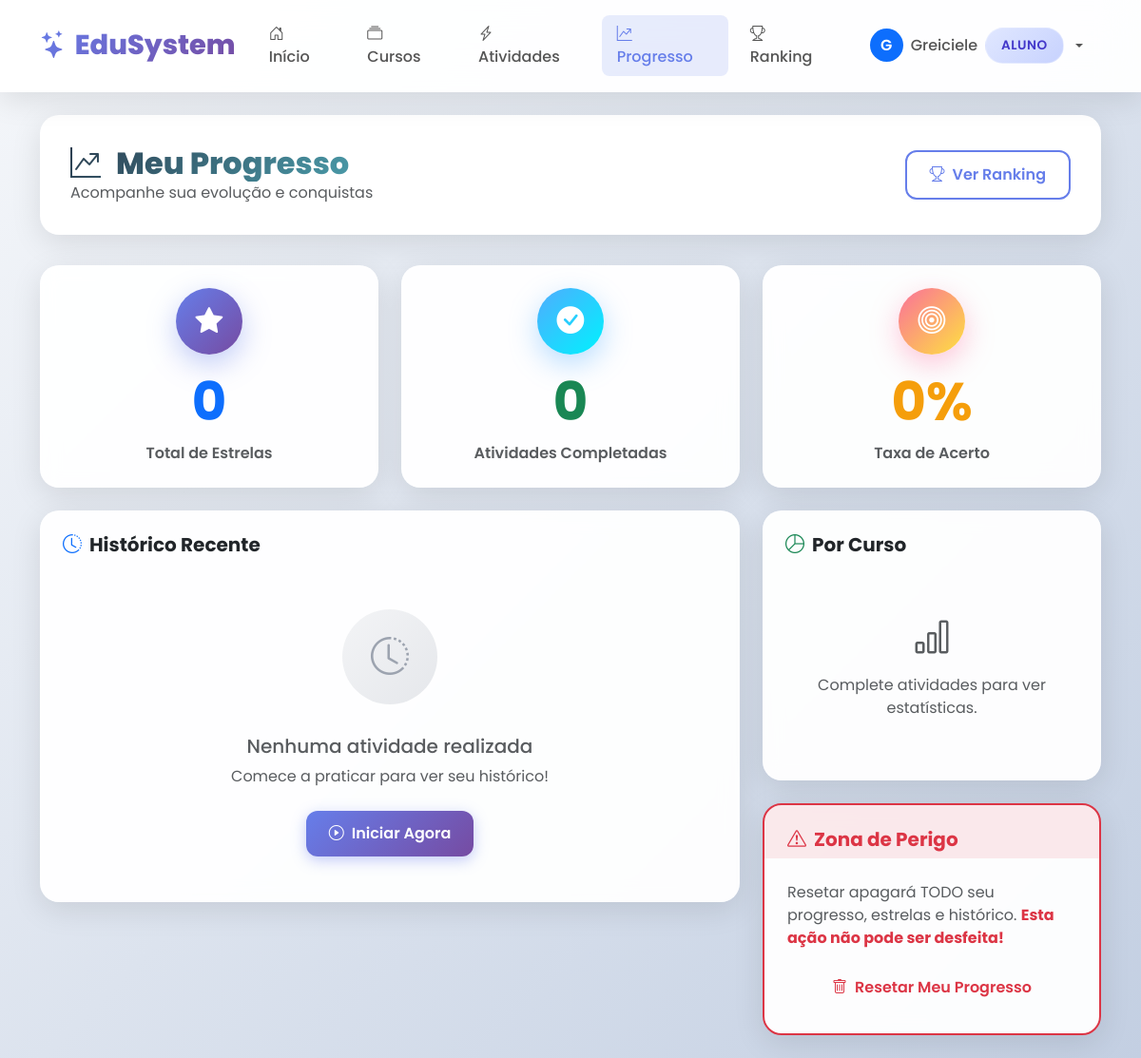
/aluno/progresso (signed in), run on an earlier commit of the app's database.
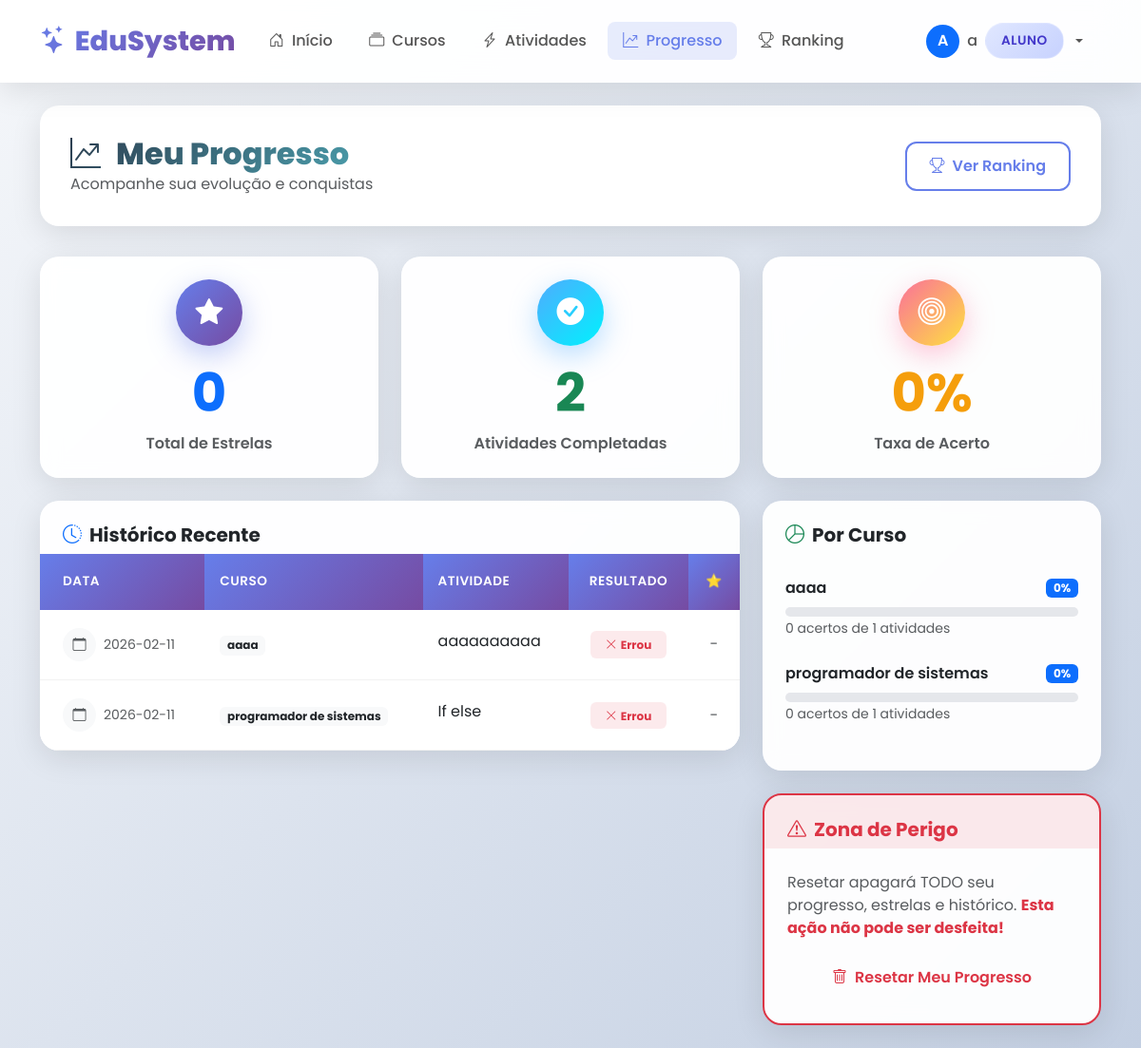
And on a later commit of the database.
### tables this page shows
CREATE TABLE progresso (
            id INTEGER PRIMARY KEY AUTOINCREMENT,
            aluno_id INTEGER NOT NULL,
            atividade_id INTEGER NOT NULL,
            acertou BOOLEAN NOT NULL,
            estrelas_ganhas INTEGER DEFAULT 0,
            data_resposta TIMESTAMP DEFAULT CURRENT_TIMESTAMP,
            FOREIGN KEY (aluno_id) REFERENCES usuarios(id),
            FOREIGN KEY (atividade_id) REFERENCES atividades(id),
            UNIQUE(aluno_id, atividade_id)
        );

CREATE TABLE cursos (
            id INTEGER PRIMARY KEY AUTOINCREMENT,
            nome TEXT UNIQUE NOT NULL,
            descricao TEXT,
            professor_id INTEGER,
            data_criacao TIMESTAMP DEFAULT CURRENT_TIMESTAMP,
            FOREIGN KEY (professor_id) REFERENCES usuarios(id)
        );

CREATE TABLE atividades (
            id INTEGER PRIMARY KEY AUTOINCREMENT,
            curso_id INTEGER NOT NULL,
            tipo TEXT NOT NULL,
            pergunta TEXT NOT NULL,
            opcoes TEXT,
            resposta_correta TEXT NOT NULL,
            dica TEXT,
            professor_id INTEGER,
            data_criacao TIMESTAMP DEFAULT CURRENT_TIMESTAMP,
            FOREIGN KEY (curso_id) REFERENCES cursos(id),
            FOREIGN KEY (professor_id) REFERENCES usuarios(id)
        );

### app.py (the view)
@app.route('/aluno/progresso')
@login_required
@aluno_required
def aluno_progresso():
    conn = conectar()
    cursor = conn.cursor()
    cursor.execute("""
        SELECT COALESCE(SUM(estrelas_ganhas), 0) as total,
               COUNT(*) as total_atividades,
               SUM(CASE WHEN acertou = 1 THEN 1 ELSE 0 END) as acertos
        FROM progresso WHERE aluno_id = ?
    """, (session['user_id'],))
    stats = cursor.fetchone()
    cursor.execute("""
        SELECT p.*, a.pergunta, c.nome as curso_nome
        FROM progresso p
        JOIN atividades a ON p.atividade_id = a.id
        JOIN cursos c ON a.curso_id = c.id
        WHERE p.aluno_id = ?
        ORDER BY p.data_resposta DESC
        LIMIT 10
    """, (session['user_id'],))
    historico = cursor.fetchall()
    cursor.execute("""
        SELECT c.nome,
               COUNT(p.id) as total,
               SUM(CASE WHEN p.acertou = 1 THEN 1 ELSE 0 END) as acertos,
               ROUND(100.0 * SUM(CASE WHEN p.acertou = 1 THEN 1 ELSE 0 END) / COUNT(p.id), 1) as media
        FROM cursos c
        JOIN atividades a ON c.id = a.curso_id
        LEFT JOIN progresso p ON a.id = p.atividade_id AND p.aluno_id = ?
        GROUP BY c.id
        HAVING COUNT(p.id) > 0
    """, (session['user_id'],))
    por_curso = cursor.fetchall()
    conn.close()
    return render_template('aluno/progresso.html',
                         stats=stats,
                         historico=historico,
                         por_curso=por_curso)

### app.py (called while the page is built)
def conectar():
    conn = sqlite3.connect(DB_NAME)
    conn.row_factory = sqlite3.Row
    return conn

def login_required(f):
    @wraps(f)
    def decorated_function(*args, **kwargs):
        if 'user_id' not in session:
            return redirect(url_for('login'))
        return f(*args, **kwargs)
    return decorated_function

def aluno_required(f):
    @wraps(f)
    def decorated_function(*args, **kwargs):
        if session.get('tipo') != 'aluno':
            flash('Acesso restrito a alunos!', 'danger')
            return redirect(url_for('dashboard'))
        return f(*args, **kwargs)
    return decorated_function

### templates/aluno/progresso.html (shortened to what the changed rows need)
{% extends "base.html" %}
{% block content %}
<div class="page-header">
    <div>
        <h1 class="page-title"><i class="bi bi-graph-up-arrow me-3"></i>Meu Progresso</h1>
    </div>
</div>
<div class="row g-4 mb-4">
    <div class="col-md-4">
        <div class="card stat-card text-center border-0 h-100">
            <div class="card-body p-4">
                <h2 class="display-4 fw-bold text-primary mb-2">{{ stats.total or 0 }}</h2>
            </div>
        </div>
    </div>
    <div class="col-md-4">
        <div class="card stat-card text-center border-0 h-100">
            <div class="card-body p-4">
                <div class="stat-icon success mx-auto mb-3" style="animation-delay: 0.2s;">
                    <i class="bi bi-check-circle-fill"></i>
                </div>
                <h2 class="display-4 fw-bold text-success mb-2">{{ stats.total_atividades or 0 }}</h2>
                <p class="text-muted fw-semibold mb-0">Atividades Completadas</p>
            </div>
        </div>
    </div>
    <div class="col-md-4">
        <div class="card stat-card text-center border-0 h-100">
            <div class="card-body p-4">
                <h2 class="display-4 fw-bold mb-2" style="color: #f59e0b;">
                    {{ ((stats.acertos / stats.total_atividades * 100)|int) if stats.total_atividades > 0 else 0 }}%
                </h2>
            </div>
        </div>
    </div>
</div>
<div class="row g-4">
    <div class="col-lg-8">
        <div class="card border-0">
            <div class="card-body p-0">
                {% if historico %}
                <div class="table-responsive">
                    <table class="table table-hover align-middle mb-0">
                        <thead class="bg-light">
                            <tr>
                                <th class="ps-4">Data</th>
                                <th>Curso</th>
                                <th>Atividade</th>
                                <th class="text-center">Resultado</th>
                                <th class="text-center">⭐</th>
                            </tr>
                        </thead>
                        <tbody>
                            {% for item in historico %}
                            <tr>
                                <td class="ps-4">
                                    <div class="d-flex align-items-center">
                                        <div class="bg-light rounded-circle d-flex align-items-center justify-content-center me-2" style="width: 35px; height: 35px;">
                                            <i class="bi bi-calendar text-muted small"></i>
                                        </div>
                                        <span class="text-muted small">{{ item.data_resposta[:10] }}</span>
                                    </div>
                                </td>
                                <td>
                                    <span class="badge bg-light text-dark">{{ item.curso_nome }}</span>
                                </td>
                                <td>
                                    <span class="text-truncate d-inline-block" style="max-width: 200px;" title="{{ item.pergunta }}">
                                        {{ item.pergunta[:40] }}{% if item.pergunta|length > 40 %}...{% endif %}
                                    </span>
                                </td>
                                <td class="text-center">
                                    {% if item.acertou %}
                                    <span class="badge bg-success bg-opacity-10 text-success px-3 py-2">
                                        <i class="bi bi-check-lg me-1"></i>Acertou
                                    </span>
                                    {% else %}
                                    <span class="badge bg-danger bg-opacity-10 text-danger px-3 py-2">
                                        <i class="bi bi-x-lg me-1"></i>Errou
                                    </span>
                                    {% endif %}
                                </td>
                                <td class="text-center">
                                    {% if item.estrelas_ganhas > 0 %}
                                    <span class="fw-bold text-warning">+{{ item.estrelas_ganhas }} ⭐</span>
                                    {% else %}
                                    <span class="text-muted">-</span>
                                    {% endif %}
                                </td>
                            </tr>
                            {% endfor %}
                        </tbody>
                    </table>
                </div>
                {% else %}
                <div class="empty-state py-5">
                    <div class="empty-state-icon" style="width: 100px; height: 100px; font-size: 2.5rem;">
                        <i class="bi bi-clock-history"></i>
                    </div>
                    <h5 class="text-muted">Nenhuma atividade realizada</h5>
                    <p class="text-muted">Comece a praticar para ver seu histórico!</p>
                    <a href="{{ url_for('aluno_atividade') }}" class="btn btn-primary mt-2">
                        <i class="bi bi-play-circle me-2"></i>Iniciar Agora
                    </a>
                </div>
                {% endif %}
            </div>
        </div>
    </div>
    <div class="col-lg-4">
        <div class="card border-0 mb-4">
            <div class="card-body p-4">
                {% if por_curso %}
                {% for curso in por_curso %}
                <div class="mb-4">
                    <div class="d-flex justify-content-between align-items-center mb-2">
                        <span class="fw-semibold">{{ curso.nome }}</span>
                        <span class="badge bg-primary">{{ curso.media or 0 }}%</span>
                    </div>
                    <div class="progress-container" style="height: 10px;">
                    </div>
                    <small class="text-muted">{{ curso.acertos }} acertos de {{ curso.total }} atividades</small>
                </div>
                {% endfor %}
                {% else %}
                <div class="text-center py-4">
                    <i class="bi bi-bar-chart text-muted fs-1"></i>
                    <p class="text-muted mt-2">Complete atividades para ver estatísticas.</p>
                </div>
                {% endif %}
            </div>
        </div>
    </div>
</div>
{% endblock %}

What changed in the data, as far as the page shows it:
now on this page (row edited): progresso: data_resposta "2026-02-11", curso_nome "aaaa", pergunta "aaaaaaaaaa", acertou False (drawn)
now on this page (row edited): progresso: data_resposta "2026-02-11", curso_nome "programador de sistemas", pergunta "If else", acertou False (drawn)
now on this page (row edited): cursos: nome "aaaa", media "0", acertos "0", total "1"
now on this page (row edited): cursos: nome "programador de sistemas", media "0", acertos "0", total "1"
Also different on the page:
{{ session.nome[0].upper() }}: "G" → "A"
{{ session.nome }}: "Greiciele" → "a"
{{ stats.total_atividades or 0 }}: "0" → "2"
text no longer shown: "Nenhuma atividade realizada Comece a praticar para ver seu histórico! Iniciar Agora Complete atividades para ver estatísticas."
text now shown: "DATA CURSO ATIVIDADE RESULTADO ⭐"
